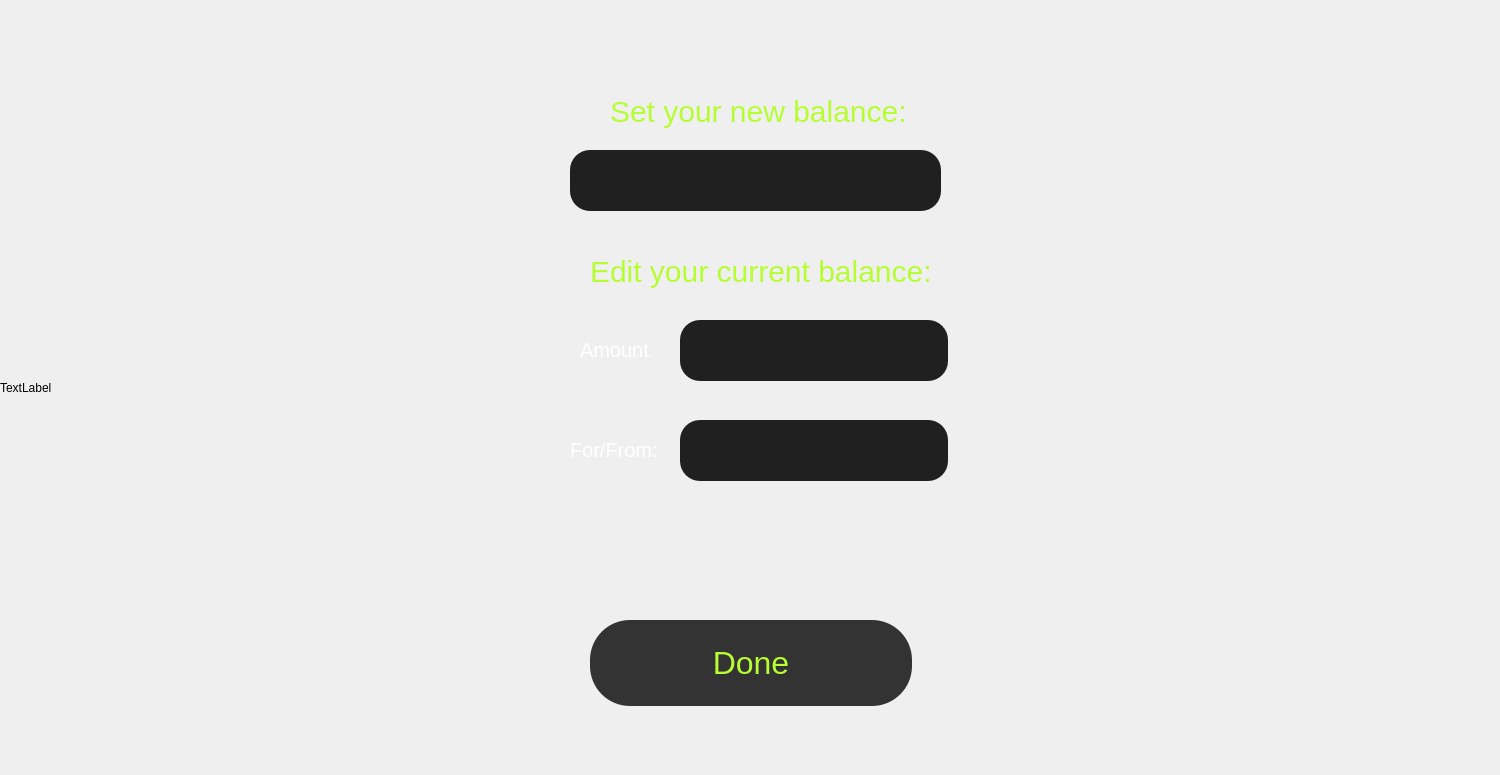
<?xml version="1.0" encoding="UTF-8"?>
<ui version="4.0">
 <class>dashboard_newBalance</class>
 <widget class="QDialog" name="dashboard_newBalance">
  <property name="geometry">
   <rect>
    <x>0</x>
    <y>0</y>
    <width>1500</width>
    <height>775</height>
   </rect>
  </property>
  <property name="windowTitle">
   <string>Dialog</string>
  </property>
  <widget class="QLabel" name="backgroundd">
   <property name="geometry">
    <rect>
     <x>0</x>
     <y>0</y>
     <width>1500</width>
     <height>775</height>
    </rect>
   </property>
   <property name="text">
    <string>TextLabel</string>
   </property>
  </widget>
  <widget class="QLabel" name="textNewBalance">
   <property name="geometry">
    <rect>
     <x>610</x>
     <y>90</y>
     <width>367</width>
     <height>43</height>
    </rect>
   </property>
   <property name="styleSheet">
    <string notr="true">color: rgb(182, 253, 51);
font-size: 30px;
weight: 400;</string>
   </property>
   <property name="text">
    <string>Set your new balance:</string>
   </property>
  </widget>
  <widget class="QLineEdit" name="newBalanceEdit">
   <property name="geometry">
    <rect>
     <x>570</x>
     <y>150</y>
     <width>371</width>
     <height>61</height>
    </rect>
   </property>
   <property name="styleSheet">
    <string notr="true">background-color: rgb(32, 32, 32);
border-radius: 20px;
padding: 0 20;
color:white;</string>
   </property>
  </widget>
  <widget class="QLabel" name="textSubract">
   <property name="geometry">
    <rect>
     <x>590</x>
     <y>250</y>
     <width>388</width>
     <height>43</height>
    </rect>
   </property>
   <property name="styleSheet">
    <string notr="true">color: rgb(182, 253, 51);
font-size: 30px;
weight: 400;</string>
   </property>
   <property name="text">
    <string>Edit your current balance:</string>
   </property>
  </widget>
  <widget class="QPushButton" name="doneButton">
   <property name="geometry">
    <rect>
     <x>590</x>
     <y>620</y>
     <width>322</width>
     <height>86</height>
    </rect>
   </property>
   <property name="styleSheet">
    <string notr="true">background-color: rgb(51, 51, 51);
border-radius: 40px;
font-size: 32px;
color: rgb(182, 253, 51);</string>
   </property>
   <property name="text">
    <string>Done</string>
   </property>
  </widget>
  <widget class="QLineEdit" name="addOrSubPurpose">
   <property name="geometry">
    <rect>
     <x>680</x>
     <y>420</y>
     <width>268</width>
     <height>61</height>
    </rect>
   </property>
   <property name="styleSheet">
    <string notr="true">background-color: rgb(32, 32, 32);
border-radius: 20px;
padding: 0 20;
color:white;</string>
   </property>
  </widget>
  <widget class="QLabel" name="label">
   <property name="geometry">
    <rect>
     <x>570</x>
     <y>440</y>
     <width>91</width>
     <height>20</height>
    </rect>
   </property>
   <property name="styleSheet">
    <string notr="true">color: rgb(255, 255, 255);
font-size: 20px;
weight: 300;</string>
   </property>
   <property name="text">
    <string>For/From:</string>
   </property>
  </widget>
  <widget class="QLabel" name="label_2">
   <property name="geometry">
    <rect>
     <x>580</x>
     <y>340</y>
     <width>71</width>
     <height>20</height>
    </rect>
   </property>
   <property name="styleSheet">
    <string notr="true">color: rgb(255, 255, 255);
font-size: 20px;
weight: 300;

</string>
   </property>
   <property name="text">
    <string>Amount:</string>
   </property>
  </widget>
  <widget class="QLineEdit" name="addOrSubAmount">
   <property name="geometry">
    <rect>
     <x>680</x>
     <y>320</y>
     <width>268</width>
     <height>61</height>
    </rect>
   </property>
   <property name="styleSheet">
    <string notr="true">background-color: rgb(32, 32, 32);
border-radius: 20px;
padding: 0 20;
color:white;</string>
   </property>
  </widget>
 </widget>
 <resources/>
 <connections/>
</ui>
